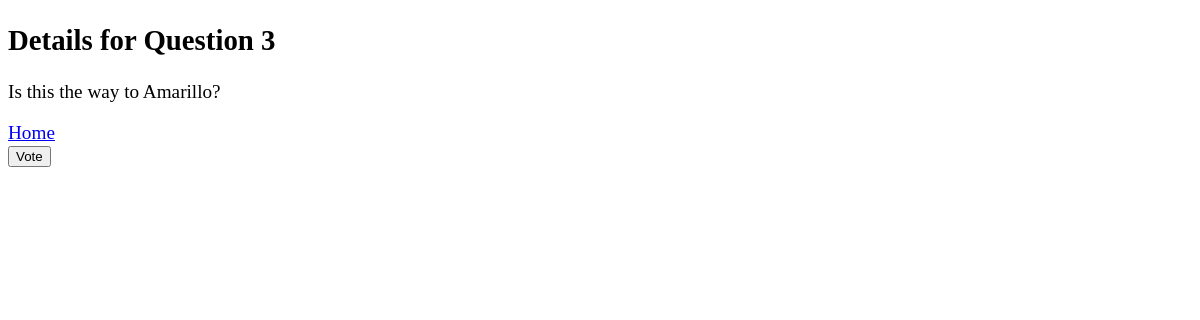
/polls/3/, run on an earlier commit of the app's database.
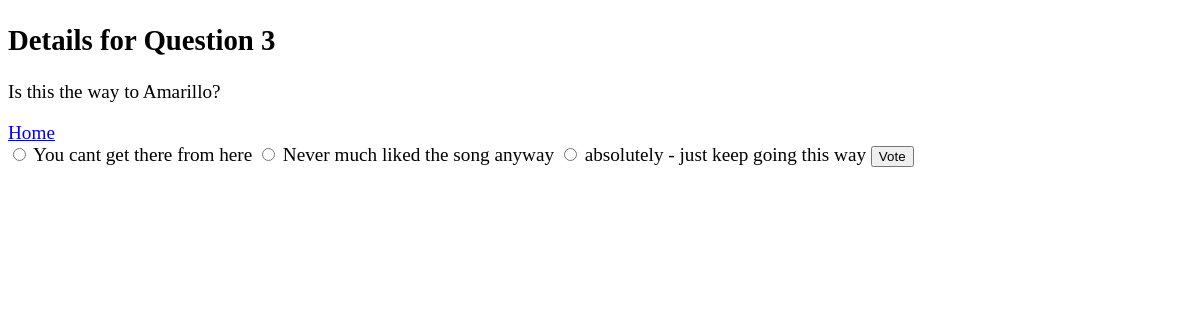
And on a later commit of the database.
### polls/models.py (models this page shows, shortened)
class Choice(models.Model):
    question    = models.ForeignKey(Question, on_delete=models.CASCADE)
    choice_text = models.CharField(max_length=200)
    votes       = models.IntegerField(default=0)

### polls/views.py (the view)
# urls.py: path('<int:question_id>/', views.detail, name='detail'), # <> allow for a parameter
def detail(request, question_id=1): # we can pass a parameter as 'question_id'
    question = get_object_or_404(Question, pk=question_id)
    return render(request, 'polls/detail.html', {'question':question})

### polls/templates/polls/detail.html (shortened to what this page needs)
<!DOCTYPE html>
<html lang="en">
<head>
    {% load static %}
    <link rel='stylesheet' href='{% static "polls/polls.css" %}' type='text/css' />
</head>
<body>
    <h2>Details for Question {{ question.id }}</h2>
    <p>{{ question.question_text }}</p>
    <nav>
        <a href='/polls/'>Home</a>
    </nav>
    <section>
        <form action='{% url "polls:vote" question.id %}' method="POST">
            {% for choice in question.choice_set.all %}
                <input type="radio" name='choice'
                    id='choice{{forloop.counter}}'
                    value='{{choice.id}}' /> {{ choice.choice_text }}
            {% endfor %}
        <input type='submit' value='Vote' />
        </form>
    </section>
</body>
</html>

What changed in the data, as far as the page shows it:
added Choice: choice_text "You cant get there from here"
added Choice: choice_text "Never much liked the song anyway"
added Choice: choice_text "absolutely - just keep going this way"
